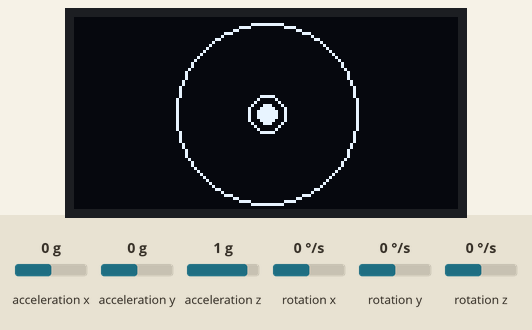
Bench run of a sketch on a simulated Arduino Uno, built with avr-gcc and run on an emulated ATmega328P. Shown: 128×64 one-colour display. The inputs (shaded band) are chosen by the test bench; at power-on: acceleration x 0 g, acceleration y 0 g, acceleration z 1 g, rotation x 0 °/s, rotation y 0 °/s, rotation z 0 °/s.

Above: at 1.2 s.
1.3 s: acceleration x set to -1.4 g
At 2.2 s:
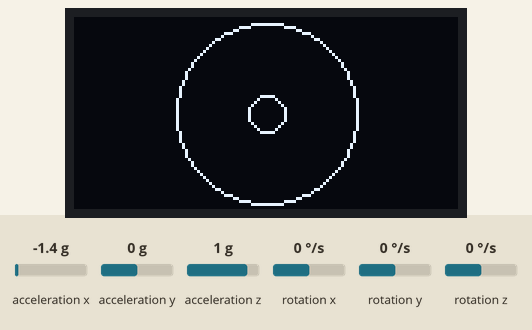
Timing chart, 0 to 4.3 s (numbered marks = the images above; inputs shaded):
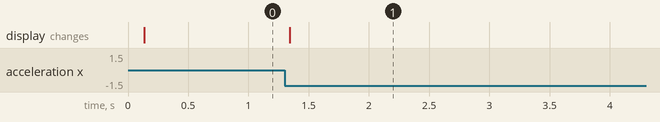

The sketch:

bolla.ino
```cpp
//Teoria:
//https://www.settorezero.com/wordpress/cosa-sono-come-funzionano-e-a-cosa-servono-gli-accelerometri/#Roll_Pitch_e_Yaw

#include "I2Cdev.h"
#include "MPU6050.h"
#include "Wire.h"

#include <Adafruit_GFX.h>
#include <Adafruit_SSD1306.h>

#define SCREEN_WIDTH 128 // OLED display width, in pixels
#define SCREEN_HEIGHT 64 // OLED display height, in pixels

#define OLED_RESET     -1 // Reset pin # (or -1 if sharing Arduino reset pin)
#define SCREEN_ADDRESS 0x3C ///< See datasheet for Address; 0x3D for 128x64, 0x3C for 128x32
Adafruit_SSD1306 display(SCREEN_WIDTH, SCREEN_HEIGHT, &Wire, OLED_RESET);


MPU6050 accelgyro;

int16_t ax, ay, az;
int16_t gx, gy, gz;

void setup() {
  Wire.begin();
  Serial.begin(9600);
  accelgyro.initialize();

  if(!display.begin(SSD1306_SWITCHCAPVCC, SCREEN_ADDRESS)) {
    Serial.println(F("SSD1306 allocation failed"));
    for(;;); // Don't proceed, loop forever
  }
  display.clearDisplay();
  display.display();
}

unsigned long t1;

void loop() {
    // read raw accel/gyro measurements from device
    accelgyro.getMotion6(&ax, &ay, &az, &gx, &gy, &gz);

    float pitch = accToAngle(ay, ax, az);
    float roll = accToAngle(ax, ay, az);

    if ((millis() - t1) > 100) {
      display.clearDisplay();

      int x = display.width()/2 + 300.0 * sin(toRad(roll));
      int y = display.height()/2 + 300.0 * sin(toRad(pitch));

      display.drawCircle(display.width()/2, display.height()/2, 30, SSD1306_WHITE);
      display.drawCircle(display.width()/2, display.height()/2, 6, SSD1306_WHITE);
      display.fillCircle(x,y, 3, SSD1306_INVERSE);
      display.display();
      t1 = millis();
    }
}

float toRad(float ang) {
  return (ang * PI)/180.0;
}

float accToAngle(float a, float b, float c){
  float d = sqrt(a*a + c*c);
  float ang = atan2(b, d);
  ang = (ang * 180.0)/ PI;
  return ang;
}
```

Measured:
- after the input at 1.3 s, the display: changes at once (image 1)
